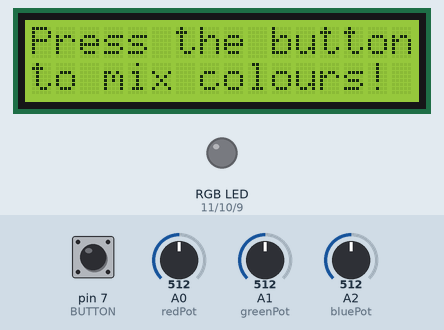
Simulated run of this sketch. Board: Arduino Uno, built with avr-gcc and run on an emulated ATmega328P. Shown: 16×2 character LCD, an RGB LED mixed from three pins (HIGH = lit). The inputs (shaded band) are chosen by the test bench; at power-on: pin 7 (BUTTON) LOW, A0 (redPot) = 512, A1 (greenPot) = 512, A2 (bluePot) = 512. Dim RGB values are drawn brighter than linear.

Above: at 1.3 s.
1.4 s: pin 7 (BUTTON) pulled HIGH for 0.15 s
At 2.1 s:
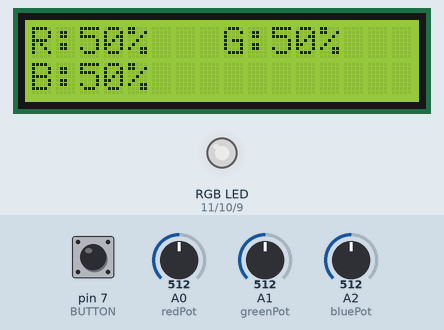
4.5 s: A0 (redPot) set to 0
At 5.2 s:
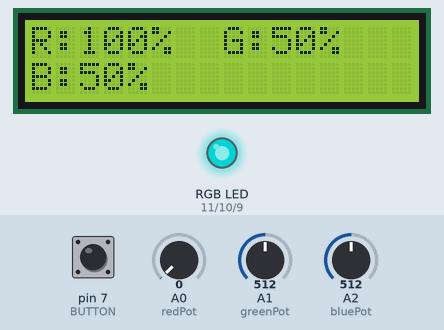
7.5 s: A1 (greenPot) set to 0
At 8.6 s:
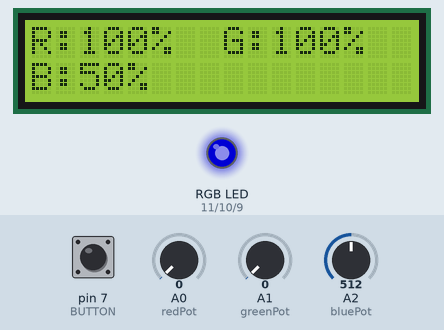
10.5 s: A2 (bluePot) set to 716
At 11.7 s:
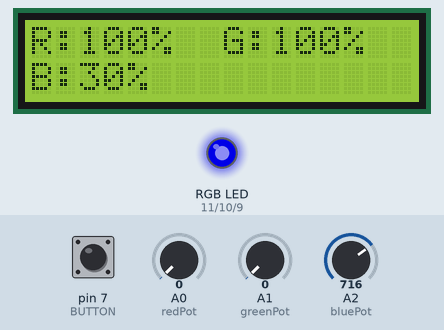
12.0 s: A0 (redPot) set to 122
At 13.2 s:
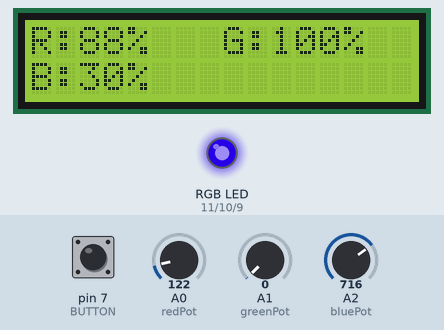
13.5 s: A1 (greenPot) set to 122
At 14.4 s:
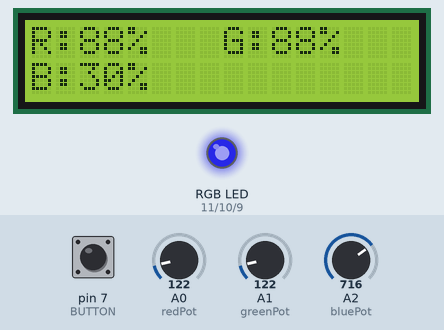
Timing chart, 0 to 16.0 s (numbered marks = the images above; inputs shaded):
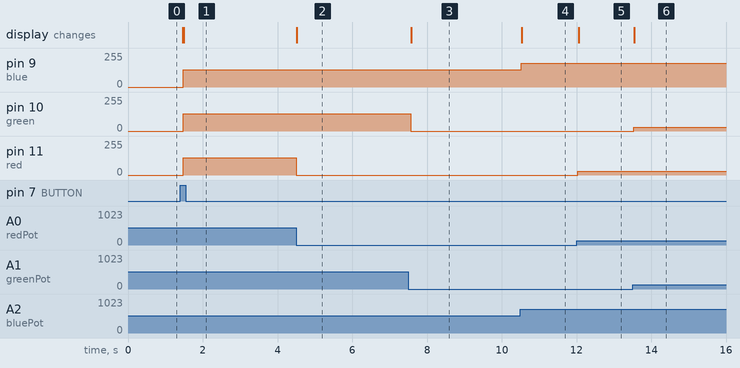

Measured:
- after the input at 1.4 s, pin 9 (blue), pin 10 (green), pin 11 (red): 0/255 → 128/255 after 0.08 s; the display: first changes after 0.07 s (image 1 shows a later state)
- after the input at 4.5 s, pin 11 (red): 128/255 → 0/255 at once; the display: changes at once (image 2)
- after the input at 7.5 s, pin 10 (green): 128/255 → 0/255 after 0.06 s; the display: changes after 0.08 s (image 3)
- after the input at 10.5 s, pin 9 (blue): 128/255 → 179/255 at once; the display: changes at once (image 4)
- after the input at 12.0 s, pin 11 (red): 0/255 → 30/255 at once; the display: changes after 0.05 s (image 5)
- after the input at 13.5 s, pin 10 (green): 0/255 → 30/255 at once; the display: changes after 0.05 s (image 6)

The sketch:

sketch_LED.ino
```cpp
#include <Wire.h>
#include <LiquidCrystal_I2C.h>

LiquidCrystal_I2C lcd(0x27,16,2);


int blue = 9; // Definim pinii digitali pentru fiecare culoare
int green = 10;
int red = 11;

int redPot = A0;
int greenPot = A1; //Definim pinii analogici pentru fiecare potentiometru
int bluePot = A2;


int greenVal = 0; //Cream cate o variabila pentru a stoca starea fiecarui potentiometru
int blueVal = 0;
int redVal = 0;

const int BUTTON = 7; //Definim pinul butonului
int state = 0;    //Cream o variabila pentru starea butonului (on/off)
int val = 0;      //Cream o variabila pentru starea actuala a butonului
int old_val = 0;  //cream o variabila pentru starea veche

void setup() {


  lcd.init();

  lcd.clear();

  lcd.backlight();

  lcd.begin(16, 2);


  pinMode(green, OUTPUT);  //Aici setam ledurile ca si output, iar butonul ca input
  pinMode(blue, OUTPUT);
  pinMode(red, OUTPUT);
  pinMode(BUTTON, INPUT);

  Serial.begin(9600);
}

void loop() {


  lcd.clear();

  Serial.begin(9600);

  val = digitalRead(BUTTON);                 // Verifica starea butonului

  if ((val == HIGH) && (old_val == LOW)) {  //Verifica daca starea butonului a fost modificata
    state = 1 - state;                       //Seteaza butonul ca pornit sau dezactivat
    delay(10);
  }

  old_val = val;                            // Salveaza valoarea veche pentru a compara starea la urmatorul loop

  greenVal = analogRead(greenPot);           //Citim pozitia potentiometrului
  blueVal = analogRead(bluePot);
  redVal = analogRead(redPot);


  if (state == 1) {
                                             // Daca butonul este pornit se sincronizeaza ledul cu pozitia potentiometrului
    analogWrite(green, greenVal/4);         // Analog input are un range de la 0-1023, iar digital pwm de la 0-255, astfel impartim la 4
    analogWrite(blue, blueVal/4);           // pentru a functiona corect
    analogWrite(red, redVal/4);


  int  x = map(redVal, 0, 1023, 100, -1);   // Cu ajutorul acestui "map()" translatez valoarea de la analog input 0-1023
                                            // pentru a putea afisa rezultatul in procente de la 0 la 100
   lcd.setCursor(0,0);
    lcd.print("R:");
     lcd.print(x);
      lcd.print("%");

  int y = map(greenVal, 0, 1023, 100, -1);

  lcd.setCursor(8,0);
  lcd.print("G:");
  lcd.print(y);
  lcd.print("%");

  int z = map(blueVal, 0, 1023, 100, -1);

  lcd.setCursor(0,1);

  lcd.print("B:");
  lcd.print(z);
  lcd.print("%");


    delay(50);

  } else {                                   // Daca butonul este oprit nu vom avea permisiunea de a modifica culorile
    analogWrite(green, 0);
    analogWrite(blue, 0);
    analogWrite(red, 0);

    lcd.setCursor(0,0);
    lcd.print("Press the button");
    lcd.setCursor(0,1);
     lcd.print("to mix colours!");
    delay(50);
  }


}
```
